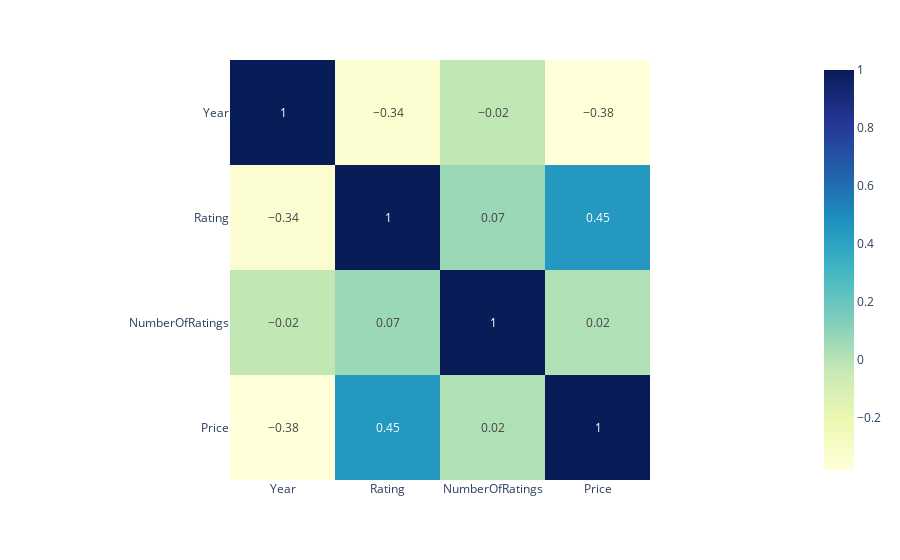

Notebook source saved alongside this figure:
### Code cell
# Heatmap: Korrelation numerischer Spalten
numerische_spalten = df[["Year", "Rating", "NumberOfRatings", "Price"]]
heatmap = numerische_spalten.corr().round(2)

fig = px.imshow(heatmap, text_auto=True, color_continuous_scale="YlGnBu")
fig.show()

### Figure 1 — Plotly figure (JSON) as saved in the notebook; plotly's stock layout.template omitted (floating-point values rounded to 4 significant figures)
{"data": [{"coloraxis": "coloraxis", "hovertemplate": "x: %{x}<br>y: %{y}<br>color: %{z}<extra></extra>", "name": "0", "texttemplate": "%{z}", "type": "heatmap", "x": ["Year", "Rating", "NumberOfRatings", "Price"], "xaxis": "x", "y": ["Year", "Rating", "NumberOfRatings", "Price"], "yaxis": "y", "z": [[1.0, -0.34, -0.02, -0.38], [-0.34, 1.0, 0.07, 0.45], [-0.02, 0.07, 1.0, 0.02], [-0.38, 0.45, 0.02, 1.0]]}], "layout": {"coloraxis": {"colorscale": [[0, "rgb(255,255,217)"], [0.125, "rgb(237,248,177)"], [0.25, "rgb(199,233,180)"], [0.375, "rgb(127,205,187)"], [0.5, "rgb(65,182,196)"], [0.625, "rgb(29,145,192)"], [0.75, "rgb(34,94,168)"], [0.875, "rgb(37,52,148)"], [1, "rgb(8,29,88)"]]}, "margin": {"t": 60}, "xaxis": {"anchor": "y", "constrain": "domain", "domain": [0, 1], "scaleanchor": "y"}, "yaxis": {"anchor": "x", "autorange": "reversed", "constrain": "domain", "domain": [0, 1]}}}
